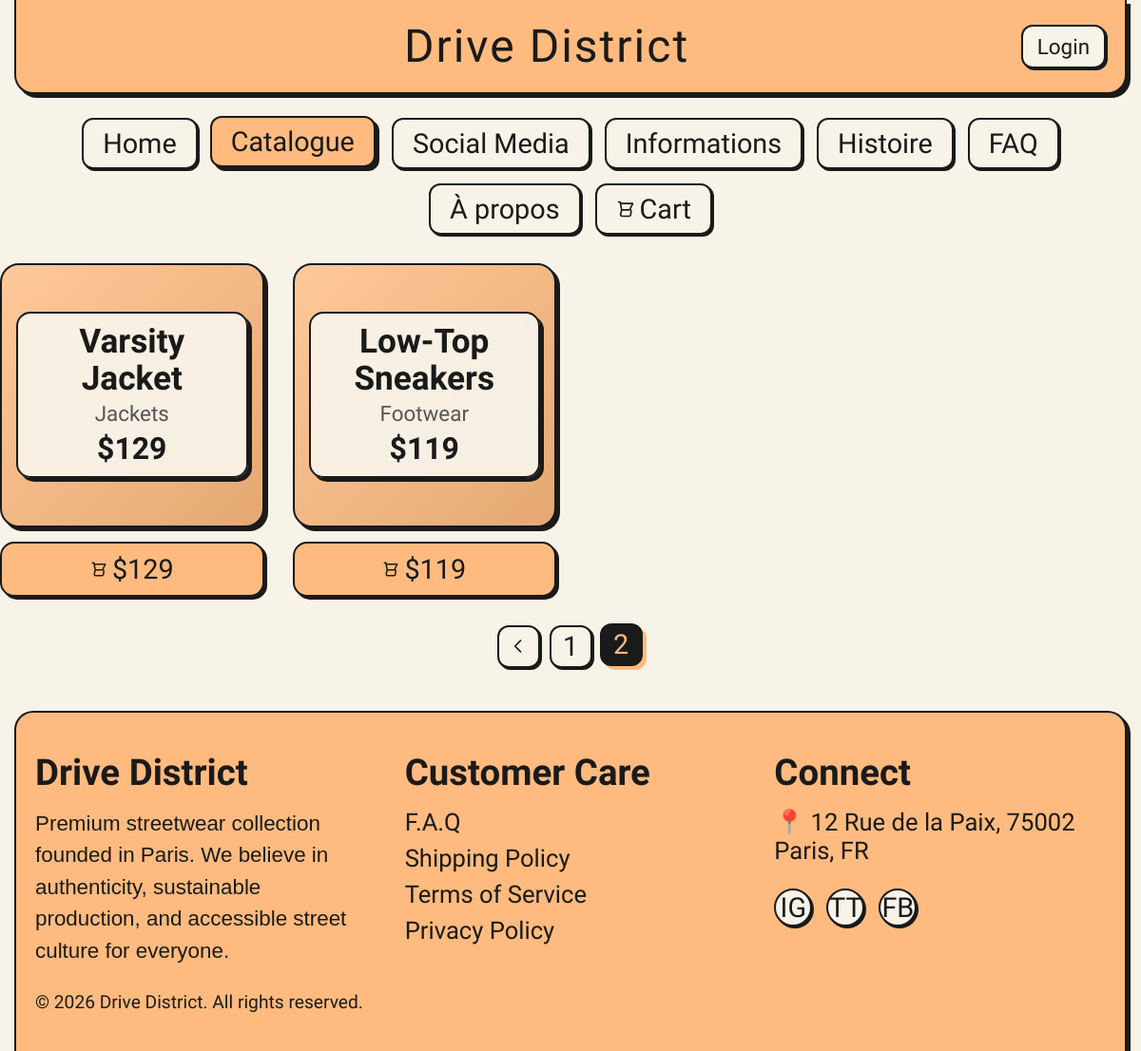
Screenshot of /catalogue.php?p=2 with the database file from the repository.
### tables this page shows
CREATE TABLE products (
        id INTEGER PRIMARY KEY AUTOINCREMENT,
        name TEXT NOT NULL,
        category TEXT NOT NULL,
        price REAL NOT NULL,
        stock INTEGER NOT NULL,
        sizes TEXT NOT NULL,
        colors TEXT NOT NULL,
        desc TEXT NOT NULL
    , image TEXT DEFAULT '');

### data.php (called while the page is built, shortened)
<?php
$db_file = __DIR__ . '/drivedistrict.sqlite';
$pdo = new PDO('sqlite:' . $db_file);
$pdo->setAttribute(PDO::ATTR_ERRMODE, PDO::ERRMODE_EXCEPTION);
$pdo->exec("
    CREATE TABLE IF NOT EXISTS products (
        id INTEGER PRIMARY KEY AUTOINCREMENT,
        name TEXT NOT NULL,
        category TEXT NOT NULL,
        price REAL NOT NULL,
        stock INTEGER NOT NULL,
        sizes TEXT NOT NULL,
        colors TEXT NOT NULL,
        desc TEXT NOT NULL
    );
    CREATE TABLE IF NOT EXISTS users (
        id INTEGER PRIMARY KEY AUTOINCREMENT,
        username TEXT NOT NULL UNIQUE,
        email TEXT NOT NULL UNIQUE,
        password TEXT NOT NULL,
        role TEXT NOT NULL DEFAULT 'user',
        created_at DATETIME DEFAULT CURRENT_TIMESTAMP
    );
    CREATE TABLE IF NOT EXISTS orders (
        id INTEGER PRIMARY KEY AUTOINCREMENT,
        user_id INTEGER,
        total REAL NOT NULL,
        status TEXT NOT NULL DEFAULT 'pending',
        created_at DATETIME DEFAULT CURRENT_TIMESTAMP,
        FOREIGN KEY (user_id) REFERENCES users(id)
    );
    CREATE TABLE IF NOT EXISTS order_items (
        id INTEGER PRIMARY KEY AUTOINCREMENT,
        order_id INTEGER NOT NULL,
        product_id INTEGER NOT NULL,
        size TEXT NOT NULL,
        qty INTEGER NOT NULL,
        price REAL NOT NULL,
        FOREIGN KEY (order_id) REFERENCES orders(id),
        FOREIGN KEY (product_id) REFERENCES products(id)
    );
");
try {
    $pdo->exec("ALTER TABLE products ADD COLUMN image TEXT DEFAULT ''");
    $img_urls = [
        1 => 'https://images.unsplash.com/photo-1556821840-3a63f95609a7?q=80&w=400',
        2 => 'https://images.unsplash.com/photo-1521572163474-6864f9cf17ab?q=80&w=400',
        3 => 'https://images.unsplash.com/photo-1624378439575-d1ead6bb246b?q=80&w=400',
        4 => 'https://images.unsplash.com/photo-1576871337622-98d48d1cf531?q=80&w=400',
        5 => 'https://images.unsplash.com/photo-1559551409-dadc959f76b8?q=80&w=400',
        6 => 'https://images.unsplash.com/photo-1556821840-3a63f95609a7?q=80&w=400',
        7 => 'https://images.unsplash.com/photo-1542272604-787c3835535d?q=80&w=400',
        8 => 'https://images.unsplash.com/photo-1618517351616-389a7ac72579?q=80&w=400',
        9 => 'https://images.unsplash.com/photo-1551028719-0c14457cc7dc?q=80&w=400',
        10 => 'https://images.unsplash.com/photo-1525966222134-fcfa99b8ae77?q=80&w=400'
    ];
    foreach($img_urls as $id => $url) {
        $pdo->exec("UPDATE products SET image = '$url' WHERE id = $id AND (image IS NULL OR image = '')");
    }
} catch (Exception $e) {}
try {
    $pdo->exec("ALTER TABLE users ADD COLUMN cart TEXT DEFAULT '[]'");
} catch (Exception $e) {}
try {
    $pdo->exec("ALTER TABLE users ADD COLUMN role TEXT DEFAULT 'user'");
} catch (Exception $e) {}
$products = [];
$stmt = $pdo->query("SELECT * FROM products");
while ($row = $stmt->fetch(PDO::FETCH_ASSOC)) {
    $row['sizes'] = json_decode($row['sizes'], true) ?: [];
    $row['colors'] = json_decode($row['colors'], true) ?: [];
    $products[$row['id']] = $row;
}

### catalogue.php (the view, shortened to what this page needs)
<?php include 'header.php'; ?>
<?php
$page = isset($_GET['p']) ? max(1, (int)$_GET['p']) : 1;
$limit = 8;
$total_products = count($products);
$total_pages = ceil($total_products / $limit);
$offset = ($page - 1) * $limit;
$current_products = array_slice($products, $offset, $limit);
?>
<main style="display:flex; flex-direction:column; align-items:center; width:100%; gap:20px; flex:1; padding-bottom: 20px;">
    <div class="catalogue-grid">
        <?php foreach($current_products as $p): ?>
        <div class="product-item">
            <a href="product_detail.php?id=<?= $p['id'] ?>" class="catalogue-post" style="text-decoration:none; color:inherit; cursor:pointer; <?php if(!empty($p['image'])) echo "background-image: linear-gradient(135deg, rgba(255,255,255,0.2) 0%, rgba(0,0,0,0.1) 100%), url('".$p['image']."'); background-size: cover; background-position: center;"; ?>">
                <div style="text-align:center; background: rgba(247, 243, 232, 0.95); padding: 10px 20px; border-radius: 15px; border: 2px solid #1a1a1a; box-shadow: 4px 4px 0px #1a1a1a; backdrop-filter: blur(4px); margin: 15px;">
                    <h2 style="font-size:2.2rem;"><?= $p['name'] ?></h2>
                    <p style="font-size:1.4rem; color:#555;"><?= $p['category'] ?></p>
                    <p style="font-size:2rem; margin-top:5px; font-weight:bold;">$<?= $p['price'] ?></p>
                </div>
            </a>
            <form method="POST" action="cart_actions.php" style="width:100%;">
                <button type="submit" class="buy-button" style="display:flex; align-items:center; justify-content:center; gap:5px; margin:0 auto;">
                    <svg fill="none" stroke="currentColor" viewBox="0 0 24 24" width="18" height="18"><path stroke-linecap="round" stroke-linejoin="round" stroke-width="2" d="M3 3h2l.4 2M7 13h10l4-8H5.4M7 13L5.4 5M7 13l-1.35 5.4A2 2 0 007.6 21h8.8a2 2 0 001.95-1.6L19 13.5M9 21h.01M15 21h.01"></path></svg>
                    $<?= $p['price'] ?>
                </button>
            </form>
        </div>
        <?php endforeach; ?>
    </div>
    <?php if($total_pages > 1): ?>
    <div class="pagination" style="display:flex; gap:10px; margin-top:10px;">
        <?php if($page > 1): ?>
            <a href="catalogue.php?p=<?= $page - 1 ?>" class="page-link">
                <svg fill="none" stroke="currentColor" viewBox="0 0 24 24" width="20" height="20"><path stroke-linecap="round" stroke-linejoin="round" stroke-width="2" d="M15 19l-7-7 7-7"></path></svg>
            </a>
        <?php endif; ?>
        <?php for($i = 1; $i <= $total_pages; $i++): ?>
            <a href="catalogue.php?p=<?= $i ?>" class="page-link <?= $i === $page ? 'active' : '' ?>">
                <?= $i ?>
            </a>
        <?php endfor; ?>
    </div>
    <?php endif; ?>
</main>
<?php include 'footer.php'; ?>

### styles.css (style rules this page uses)
* { margin: 0; padding: 0; box-sizing: border-box; font-family: 'Jersey 25', sans-serif; }
body { background-color: #f7f3e8; display: flex; flex-direction: column; min-height: 100vh; color: #1a1a1a; }
.catalogue-grid { display: grid; grid-template-columns: repeat(auto-fill, minmax(240px, 1fr)); gap: 30px; width: 100%; max-width: 1400px; margin: 0 auto; justify-content: center; }
.product-item { display: flex; flex-direction: column; gap: 15px; }
.catalogue-post { background-color: #FFBB7F; border: 2px solid #1a1a1a; border-radius: 20px; width: 100%; aspect-ratio: 1; display: flex; align-items: center; justify-content: center; box-shadow: 4px 4px 0px #1a1a1a; transition: transform 0.2s, box-shadow 0.2s; background-image: linear-gradient(135deg, rgba(255,255,255,0.4) 0%, rgba(255,255,255,0) 100%); }
.catalogue-post h2 { font-size: 2.5rem; line-height: 1.1; margin-bottom: 5px; }
.buy-button { background-color: #FFBB7F; border: 2px solid #1a1a1a; border-radius: 15px; padding: 10px 15px; font-size: 1.8rem; color: #1a1a1a; cursor: pointer; box-shadow: 3px 3px 0px #1a1a1a; transition: all 0.2s; display: flex; align-items: center; justify-content: center; gap: 8px; width: 100%; }
.pagination { display: flex; gap: 10px; justify-content: center; margin-top: 40px; flex-wrap: wrap; }
.page-link { background-color: #f7f3e8; border: 2px solid #1a1a1a; border-radius: 12px; width: 45px; height: 45px; display: flex; align-items: center; justify-content: center; text-decoration: none; font-size: 1.8rem; color: #1a1a1a; box-shadow: 2px 2px 0px #1a1a1a; transition: all 0.2s; }
.page-link:hover, .page-link.active { background-color: #1a1a1a; color: #FFBB7F; transform: translate(-2px, -2px); box-shadow: 4px 4px 0px #FFBB7F; }

### rows the page displays
products: name "Varsity Jacket", category "Jackets", price "129"
products: name "Low-Top Sneakers", category "Footwear", price "119"
